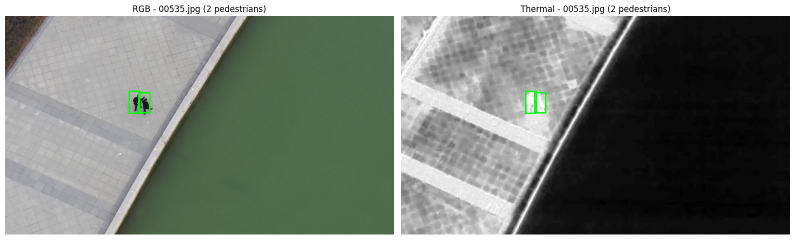
#> input picture results/results-20260725T025659Z-1-001/results/sample_pairs/00535_pair.png, 1589 x 479 px, given in place of 08848.jpg, which was not available (shown at 1/2 size)
$ jupyter execute --allow-errors DataExtractionANDBaselineBenchmarking.ipynb   (shell and % lines are left out)
#> lines starting #> are read from the running program, lines starting #| are printed output that depends on the picture; pictures that were not available may be replaced by others from this repository, and a replacement may not be noted
[cell 1]
from google.colab import drive
drive.mount('/content/drive')

[cell 2]
import os

base = '/content/drive/MyDrive/hackathon_project'

folders = [
    base,
    f'{base}/dataset',
    f'{base}/baseline',
    f'{base}/experiments',
    f'{base}/checkpoints',
    f'{base}/results',
    f'{base}/logs',
]

for folder in folders:
    os.makedirs(folder, exist_ok=True)
    print(f'Created (or already exists): {folder}')

print('\nDone! Folder structure ready.')

[cell 3]
import subprocess

#> (the rest of this cell did not finish here and is left out)

[cell 4]
import os

folder = '/content/drive/MyDrive/hackathon_project'

for root, dirs, files in os.walk(folder):
    for f in files:
        print(os.path.join(root, f))

[cell 5]
import zipfile
import os

zip_path = '/content/drive/MyDrive/hackathon_project/VTUAV_subset.zip'
extract_to = '/content/drive/MyDrive/hackathon_project/dataset'

os.makedirs(extract_to, exist_ok=True)

#> (the rest of this cell did not finish here and is left out)

[cell 6]
import os
extract_to = '/content/drive/MyDrive/hackathon_project/dataset'
for item in os.listdir(extract_to):
    print(' -', item)

[cell 7]
import os

base = '/content/drive/MyDrive/hackathon_project/dataset'

for top_folder in ['VTUAV_subset', 'output']:
    path = os.path.join(base, top_folder)
    print(f'--- Contents of {top_folder} ---')
    if os.path.isdir(path):
        for item in os.listdir(path):
            full = os.path.join(path, item)
            kind = 'DIR' if os.path.isdir(full) else 'FILE'
            print(f'  [{kind}] {item}')
    else:
        print('  (not a folder)')
    print()

#> (a cell that did not finish here is left out)

[cell 9]
import os

base = '/content/drive/MyDrive/hackathon_project/dataset/VTUAV_subset'

for folder in ['VTUAV_co', 'VTUAV_ir', 'annotations']:
    path = os.path.join(base, folder)
    print('--- Contents of', folder, '(first 10 items) ---')
    items = sorted(os.listdir(path))
    for item in items[:10]:
        full = os.path.join(path, item)
        kind = 'DIR' if os.path.isdir(full) else 'FILE'
        print(' ', '[' + kind + ']', item)
    print(' ', 'total items:', len(items))
    print()

train_file = os.path.join(base, 'selected_train.txt')
print('--- First 5 lines of selected_train.txt ---')
#> (the rest of this cell did not finish here and is left out)

[cell 10]
import os
import json

base = '/content/drive/MyDrive/hackathon_project/dataset/VTUAV_subset'

# 1. List a few actual image filenames in train (RGB side)
co_train = os.path.join(base, 'VTUAV_co', 'train')
items = sorted(os.listdir(co_train))
print('--- Sample filenames in VTUAV_co/train ---')
print(items[:10])
print('Total RGB train images:', len(items))

# 2. Same for thermal side
ir_train = os.path.join(base, 'VTUAV_ir', 'train')
items_ir = sorted(os.listdir(ir_train))
print('\n--- Sample filenames in VTUAV_ir/train ---')
print(items_ir[:10])
print('Total thermal train images:', len(items_ir))

# 3. Check if the same filenames exist in both (pairing check)
common = set(items) & set(items_ir)
print('\nMatching filenames between RGB and thermal train:', len(common), 'out of', len(items))

# 4. Peek at annotation JSON structure (just the top-level keys and a tiny sample)
ann_path = os.path.join(base, 'annotations', 'train.json')
#> (the rest of this cell did not finish here and is left out)

[cell 11]
import os

base = '/content/drive/MyDrive/hackathon_project/dataset/VTUAV_subset'

co_train_images = os.path.join(base, 'VTUAV_co', 'train', 'images')
ir_train_images = os.path.join(base, 'VTUAV_ir', 'train', 'images')

for label, path in [('RGB', co_train_images), ('Thermal', ir_train_images)]:
    items = sorted(os.listdir(path))
    print(f'--- {label} images/ folder ---')
    print('Sample files:', items[:5])
    print('Total files:', len(items))
    print()

# Confirm one specific file from the JSON actually exists on disk
test_file = '00007.jpg'
co_file_path = os.path.join(co_train_images, test_file)
ir_file_path = os.path.join(ir_train_images, test_file)
print(f'{test_file} exists in RGB folder:', os.path.exists(co_file_path))
print(f'{test_file} exists in Thermal folder:', os.path.exists(ir_file_path))

[cell 12]
import json
import os
import matplotlib.pyplot as plt
import matplotlib.patches as patches
from PIL import Image

base = '/content/drive/MyDrive/hackathon_project/dataset/VTUAV_subset'

# Load annotations
#> (the rest of this cell did not finish here and is left out)

[cell 13]
import random

os.makedirs('/content/drive/MyDrive/hackathon_project/results/sample_pairs', exist_ok=True)

# [27 lines left out: function show_and_save_pair, not called in this run]

# Pick 20 random training filenames
random.seed(42)  # fixed seed so results are reproducible
#> (the rest of this cell did not finish here and is left out)

[cell 14]
import json
import os
import pandas as pd

base = '/content/drive/MyDrive/hackathon_project/dataset/VTUAV_subset'

# [7 lines left out: function classify_scale, not called in this run]

summary_rows = []
all_stats = {}

#> (the rest of this cell did not finish here and is left out)

[cell 15]
import matplotlib.pyplot as plt
import numpy as np

splits = ['train', 'val', 'test']
small_pct = [9.9, 18.1, 25.6]
medium_pct = [67.0, 68.1, 61.4]
large_pct = [23.1, 13.8, 13.0]

x = np.arange(len(splits))
width = 0.6

fig, ax = plt.subplots(figsize=(8, 6))
ax.bar(x, small_pct, width, label='Small (<32²)', color='#e74c3c')
ax.bar(x, medium_pct, width, bottom=small_pct, label='Medium (32²-96²)', color='#f39c12')
ax.bar(x, large_pct, width, bottom=[s+m for s,m in zip(small_pct, medium_pct)], label='Large (≥96²)', color='#2ecc71')

ax.set_ylabel('Percentage of Pedestrian Instances (%)')
ax.set_title('Pedestrian Scale Distribution Across Splits')
ax.set_xticks(x)
ax.set_xticklabels([s.capitalize() for s in splits])
ax.legend()
ax.set_ylim(0, 105)

for i, split in enumerate(splits):
    ax.text(i, small_pct[i]/2, f'{small_pct[i]}%', ha='center', va='center', fontweight='bold')
    ax.text(i, small_pct[i]+medium_pct[i]/2, f'{medium_pct[i]}%', ha='center', va='center', fontweight='bold')
    ax.text(i, small_pct[i]+medium_pct[i]+large_pct[i]/2, f'{large_pct[i]}%', ha='center', va='center', fontweight='bold')

plt.tight_layout()
save_path = '/content/drive/MyDrive/hackathon_project/results/scale_distribution_chart.png'
plt.savefig(save_path, dpi=150, bbox_inches='tight')
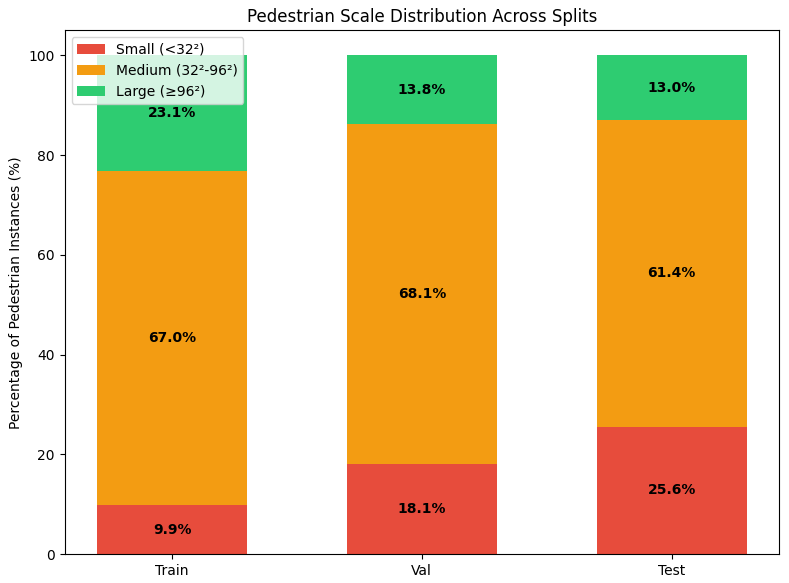
#> figure drawn by matplotlib, 1 panel; tallest bar 25.6 high, from x = 1.7 to 2.3; tallest bar 68.1 high, from x = 0.7 to 1.3; tallest bar 23.1 high, from x = -0.3 to 0.3
print('Saved chart to:', save_path)
plt.show()

[cell 16]
import numpy as np
from PIL import Image
import json
import os

base = '/content/drive/MyDrive/hackathon_project/dataset/VTUAV_subset'

#> (the rest of this cell did not finish here and is left out)

[cell 17]
def show_challenge_pair(file_name, challenge_label):
    img_id = filename_to_id[file_name]
    boxes = img_id_to_boxes.get(img_id, [])

    rgb_path = os.path.join(base, 'VTUAV_co', 'train', 'images', file_name)
    ir_path = os.path.join(base, 'VTUAV_ir', 'train', 'images', file_name)

    rgb_img = Image.open(rgb_path)
    ir_img = Image.open(ir_path)

    fig, axes = plt.subplots(1, 2, figsize=(16, 8))
    for ax, img, title in [(axes[0], rgb_img, 'RGB'), (axes[1], ir_img, 'Thermal')]:
        ax.imshow(img)
        ax.set_title(f'{title} - {file_name}\n{challenge_label} ({len(boxes)} pedestrians)')
        for (x, y, w, h) in boxes:
            rect = patches.Rectangle((x, y), w, h, linewidth=1.5, edgecolor='lime', facecolor='none')
            ax.add_patch(rect)
        ax.axis('off')
    plt.tight_layout()

    save_path = f'/content/drive/MyDrive/hackathon_project/results/challenge_{challenge_label.replace(" ","_")}.png'
    plt.savefig(save_path, dpi=100, bbox_inches='tight')
    print('Saved:', save_path)
    plt.show()
    plt.close(fig)

# One example of each challenge type, using the real filenames we found
#> (the rest of this cell did not finish here and is left out)

[cell 18]
import cv2
import numpy as np
import matplotlib.pyplot as plt
from PIL import Image
import os

base = '/content/drive/MyDrive/hackathon_project/dataset/VTUAV_subset'

def apply_clahe(img_array, clip_limit=2.0, grid_size=(8,8)):
    if len(img_array.shape) == 3:  # color image
        lab = cv2.cvtColor(img_array, cv2.COLOR_RGB2LAB)
        l, a, b = cv2.split(lab)
        clahe = cv2.createCLAHE(clipLimit=clip_limit, tileGridSize=grid_size)
        l_enhanced = clahe.apply(l)
        enhanced = cv2.merge([l_enhanced, a, b])
        return cv2.cvtColor(enhanced, cv2.COLOR_LAB2RGB)
    else:  # grayscale (thermal)
        clahe = cv2.createCLAHE(clipLimit=clip_limit, tileGridSize=grid_size)
        return clahe.apply(img_array)

test_file = '08848.jpg'  # our darkest RGB image found earlier
rgb_path = os.path.join(base, 'VTUAV_co', 'train', 'images', test_file)
ir_path = os.path.join(base, 'VTUAV_ir', 'train', 'images', test_file)

rgb_arr = np.array(Image.open(rgb_path).convert('RGB'))
ir_arr = np.array(Image.open(ir_path).convert('L'))
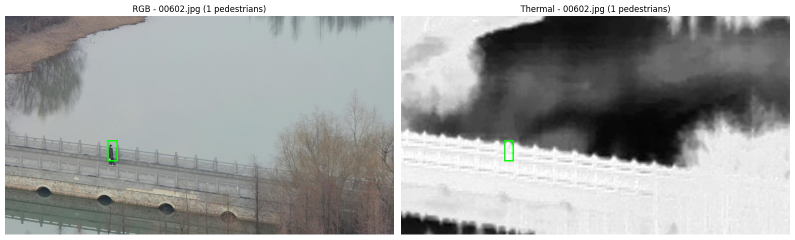
#> input picture results/results-20260725T025659Z-1-001/results/sample_pairs/00602_pair.png, 1589 x 479 px, given in place of 08848.jpg, which was not available (shown at 1/2 size)

rgb_enhanced = apply_clahe(rgb_arr)
#> in apply_clahe, `lab = cv2.cvtColor(img_array, cv2.COLOR_RGB2LAB)`: lab: shape (479, 1589, 3); mean of channels 0, 1, 2 126.7, 124.1, 131.5
#> in apply_clahe, `l, a, b = cv2.split(lab)`:
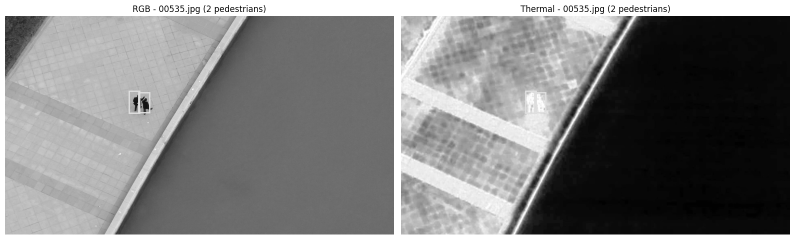
#> l: shape (479, 1589) (shown at 1/2 size); min 0, max 255, mean 126.7
#> in apply_clahe, `l, a, b = cv2.split(lab)`:
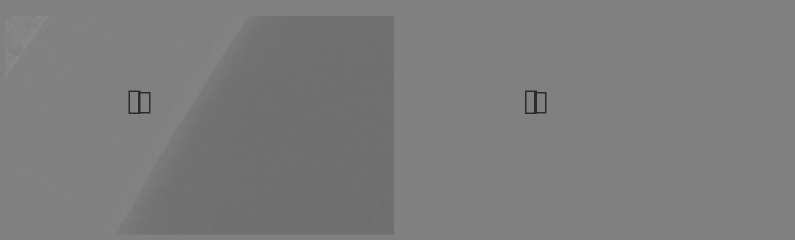
#> a: shape (479, 1589) (shown at 1/2 size); min 42, max 140, mean 124.1
#> in apply_clahe, `l, a, b = cv2.split(lab)`:
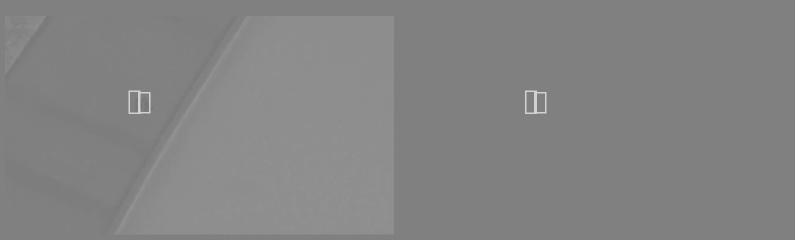
#> b: shape (479, 1589) (shown at 1/2 size); min 113, max 211, mean 131.5
#> in apply_clahe, `l_enhanced = clahe.apply(l)`:
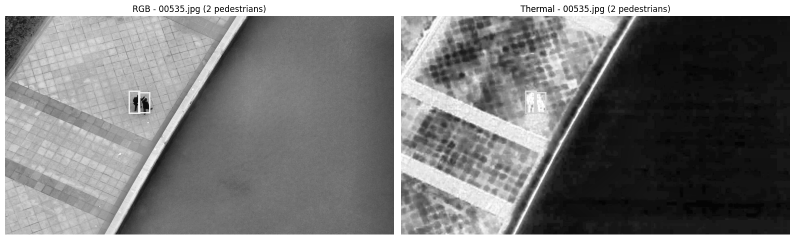
#> l_enhanced: shape (479, 1589) (shown at 1/2 size); min 1, max 255, mean 123
#> in apply_clahe, `enhanced = cv2.merge([l_enhanced, a, b])`: enhanced: shape (479, 1589, 3); mean of channels 0, 1, 2 123, 124.1, 131.5
#> in apply_clahe, `return cv2.cvtColor(enhanced, cv2.COLOR_LAB2RGB)`:
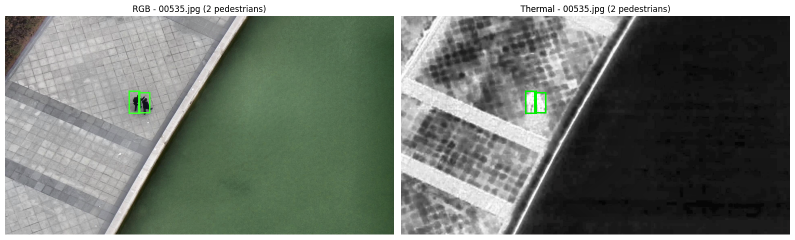
#> returned value: shape (479, 1589, 3) (shown at 1/2 size); mean R, G, B 114.3, 120.8, 113.2
ir_enhanced = apply_clahe(ir_arr)
#> call 2 of apply_clahe, with clip_limit = 2, grid_size = (8, 8)
#> in apply_clahe (call 2), `return clahe.apply(img_array)`:
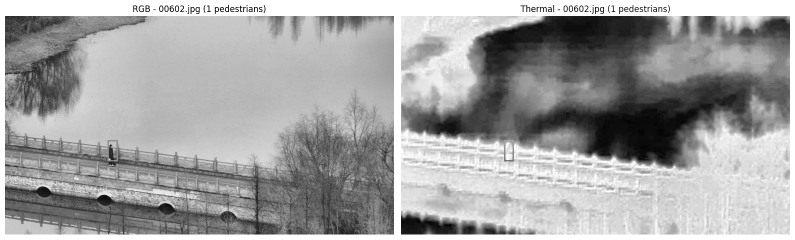
#> returned value: shape (479, 1589) (shown at 1/2 size); min 2, max 255, mean 161.2

fig, axes = plt.subplots(2, 2, figsize=(14, 12))
axes[0,0].imshow(rgb_arr); axes[0,0].set_title('RGB - Original'); axes[0,0].axis('off')
axes[0,1].imshow(rgb_enhanced); axes[0,1].set_title('RGB - CLAHE Enhanced'); axes[0,1].axis('off')
axes[1,0].imshow(ir_arr, cmap='gray'); axes[1,0].set_title('Thermal - Original'); axes[1,0].axis('off')
axes[1,1].imshow(ir_enhanced, cmap='gray'); axes[1,1].set_title('Thermal - CLAHE Enhanced'); axes[1,1].axis('off')
plt.tight_layout()

save_path = '/content/drive/MyDrive/hackathon_project/results/preprocessing_demo.png'
plt.savefig(save_path, dpi=120, bbox_inches='tight')
print('Saved:', save_path)
plt.show()

[cell 19]
import subprocess

repo_url = 'https://github.com/NNNNerd/mmdet-rgbtdroneperson.git'
dest = '/content/drive/MyDrive/hackathon_project/baseline'

#> (the rest of this cell did not finish here and is left out)

[cell 20]
import os

repo_path = '/content/drive/MyDrive/hackathon_project/baseline/mmdet-rgbtdroneperson'

print('--- Top-level contents ---')
for item in sorted(os.listdir(repo_path)):
    full = os.path.join(repo_path, item)
    kind = 'DIR' if os.path.isdir(full) else 'FILE'
    print(f'  [{kind}] {item}')

# Look for key files
print('\n--- Looking for key files ---')
for fname in ['requirements.txt', 'setup.py', 'README.md', 'README.rst']:
    path = os.path.join(repo_path, fname)
    print(f'{fname}: {"FOUND" if os.path.exists(path) else "not found"}')

[cell 21]
import os

repo_path = '/content/drive/MyDrive/hackathon_project/baseline/mmdet-rgbtdroneperson'

# Print the README content
readme_path = os.path.join(repo_path, 'README.md')
#> (the rest of this cell did not finish here and is left out)

[cell 22]
import torch
import subprocess

print('PyTorch version:', torch.__version__)
print('CUDA available:', torch.cuda.is_available())
#> (this line was passed over: torch is not available in this run)
